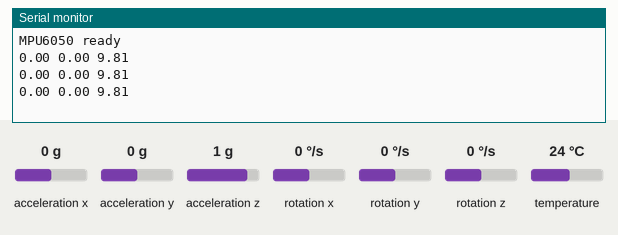
Simulated run of this sketch. Board: Arduino Uno, built with avr-gcc and run on an emulated ATmega328P. On the bench: the last lines printed to the serial monitor. Inputs (shaded band) come from the test bench; at power-on: acceleration x 0 g, acceleration y 0 g, acceleration z 1 g, rotation x 0 °/s, rotation y 0 °/s, rotation z 0 °/s, temperature 24 °C.

Above: at 1.3 s.
1.4 s: acceleration x set to -1.4 g
At 1.9 s:
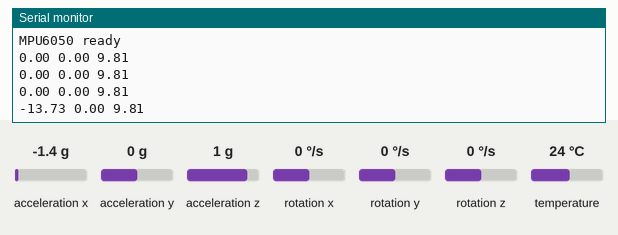
2.9 s: acceleration y set to -1.4 g
At 3.4 s:
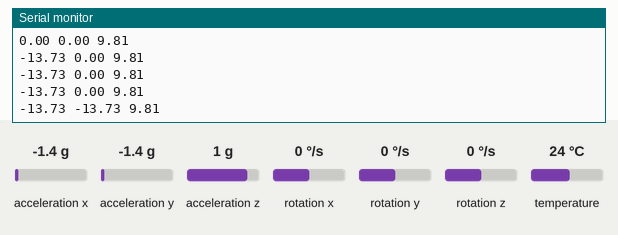
4.4 s: acceleration z set to -1.4 g
At 4.9 s:
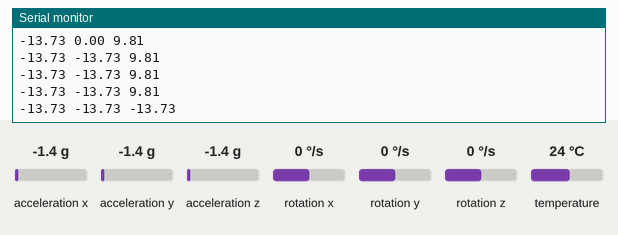

The sketch:

uno-mpu6050.ino
```cpp
#include <Adafruit_MPU6050.h>
#include <Adafruit_Sensor.h>
#include <Wire.h>
Adafruit_MPU6050 mpu;
void setup() {
  Serial.begin(115200);
  if (!mpu.begin()) { Serial.println("MPU6050 not found"); while (true) delay(10); }
  Serial.println("MPU6050 ready");
}
void loop() {
  sensors_event_t a, g, t; mpu.getEvent(&a, &g, &t);
  Serial.print(a.acceleration.x); Serial.print(' '); Serial.print(a.acceleration.y); Serial.print(' '); Serial.println(a.acceleration.z);
  delay(500);
}
```

Measured:
- after the input at 1.4 s, the serial monitor: prints a new line after 0.11 s (image 1)
- after the input at 2.9 s, the serial monitor: prints a new line after 0.12 s (image 2)
- after the input at 4.4 s, the serial monitor: prints a new line after 0.13 s (image 3)
